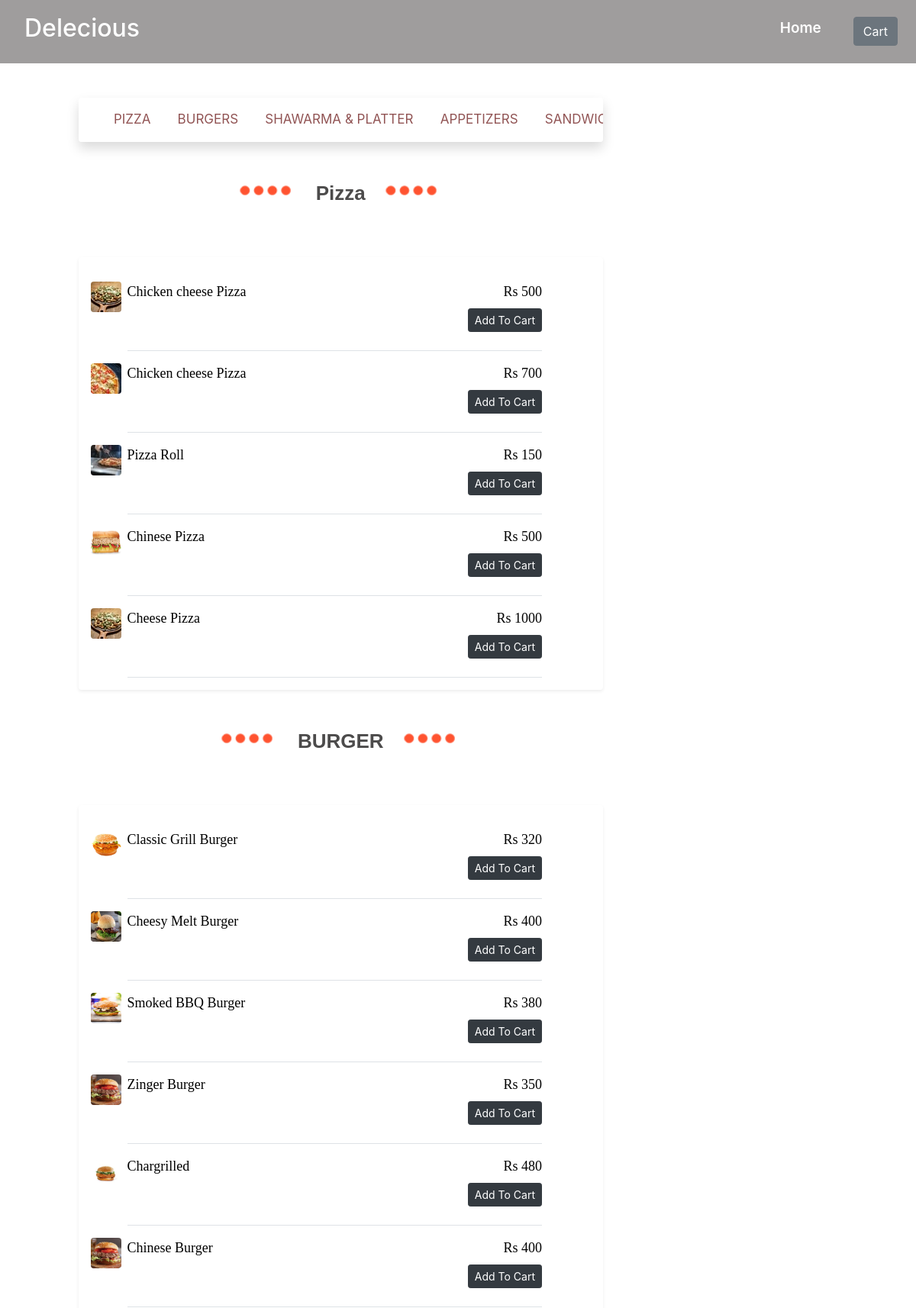
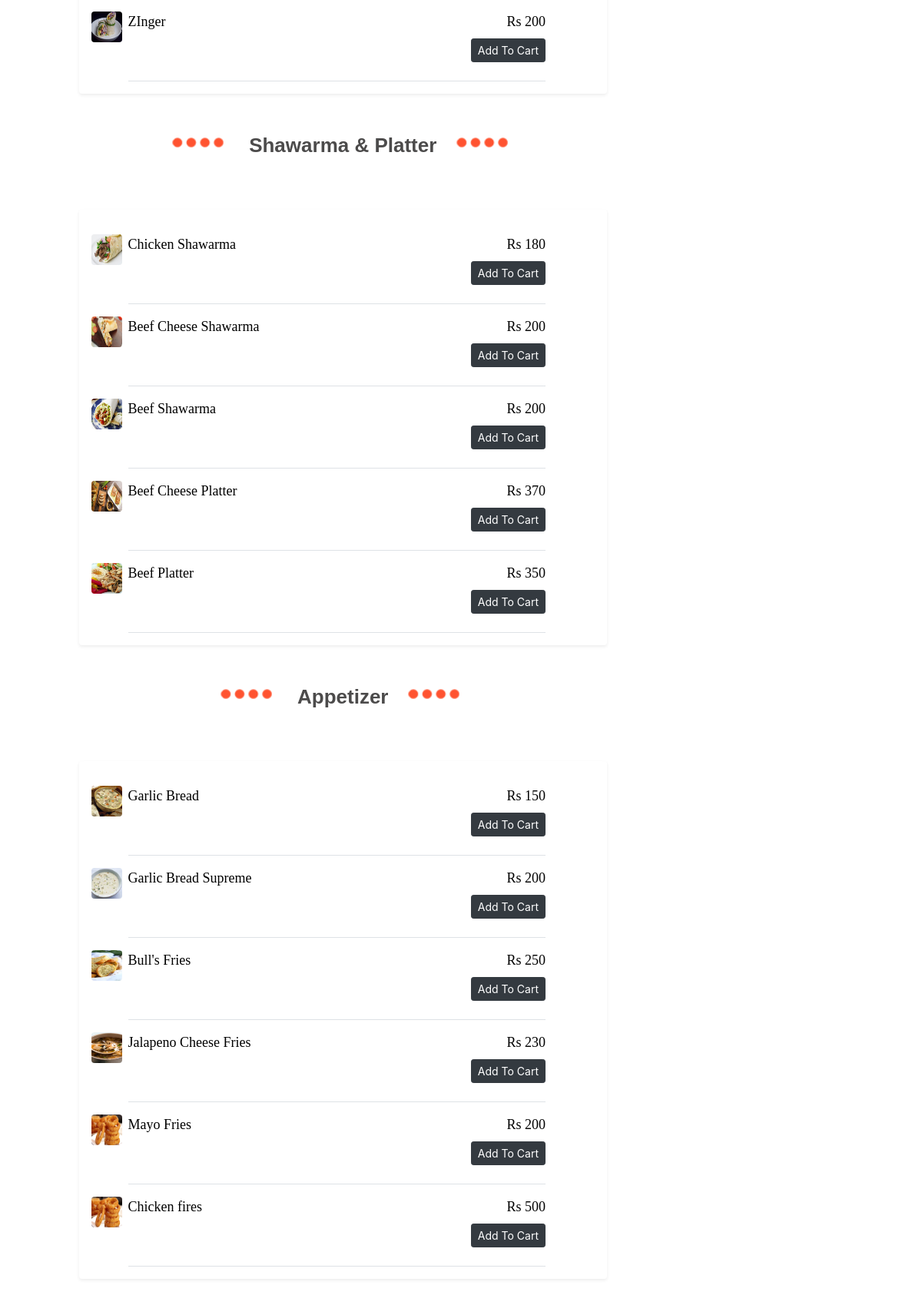
/order (upper part), run on the app's committed database (2 pictures, top to bottom).
### Home/models.py (models this page shows, shortened)
class Pizza(models.Model):
    id = models.AutoField(primary_key=True)
    Name = models.CharField(max_length=100)
    Price = models.IntegerField()
    img = models.ImageField(upload_to='pizza' )

class Burger(models.Model):
    id = models.AutoField(primary_key=True)
    Name = models.CharField(max_length=100)
    Price = models.IntegerField()
    img = models.ImageField(upload_to='Burger' )

class Shawarma_pltr(models.Model):
    id = models.AutoField(primary_key=True)
    Name = models.CharField(max_length=100)
    Price = models.IntegerField()
    img = models.ImageField(upload_to='Shwarma-pltr' )

class Appetizer(models.Model):
    id = models.AutoField(primary_key=True)
    Name = models.CharField(max_length=100)
    Price = models.IntegerField()
    img = models.ImageField(upload_to='Appetizer' )

### Home/views.py (the view)
# urls.py: path('order',  views.order , name = "order" ) ,
def order(request):
    pizaa = Pizza.objects.all()
    burgerr = Burger.objects.all()
    appetizer = Appetizer.objects.all()
    shawarma_pltr  = Shawarma_pltr.objects.all()
    sandwiche = Sandwiche.objects.all()
    pasta_Roll = Pasta_Roll.objects.all()
    para = {
        'piza' : pizaa ,
        'burger' : burgerr ,
        'appetizer' : appetizer,
        'shawarma_pltr' : shawarma_pltr ,
        'sandwiche' : sandwiche ,
        'pasta_Roll' : pasta_Roll ,
    }
    return render(request , 'order.html'  , para)

### templates/order.html (shortened to what this page needs)
{% extends 'base.html' %}
{% block body %}
{% load static %}
<div class="row ">
    <div class="col-md-7 order-1 offset-1 ">
        <div class="shadow scrollmenu  p-3 mb-5 bg-white rounded "
            style="position: sticky; top: 80px; margin-top: 8rem;">
            <a href="#pizza"> Pizza </a>
            <a href="#Burgers"> Burgers </a>
            <a href="#SP"> Shawarma & Platter </a>
            <a href="#Appetizer"> Appetizers </a>
            <a href="#Sandwiches"> Sandwiches</a>
        </div>
        <div class="d-flex justify-content-center mt-2" id="pizza">
            <img src="{% static 'Pizza/dots.png' %}" class="bd-placeholder-img  mr-2 rounded mt-2 " width="70"
                height="15" alt="Loading....">
            <p class="menu_title pl-4 pr-4"> Pizza </p>
            <img src="{% static 'Pizza/dots.png' %}" class="bd-placeholder-img  mr-2 rounded mt-2" width="70"
                height="15" alt="Loading....">
        </div>
        <div class=" p-3 bg-white rounded shadow-sm container my-5">
            {% for i in piza  %}
            <div class="media text-muted pt-3 " style="margin-right: 4rem;">
                <img src="/media/{{i.img}}" class="bd-placeholder-img  mr-2 rounded" width="40" height="40"
                    alt="Loading....">
                <div class="media-body pb-4 mb-0 small lh-125 border-bottom border-gray">
                    <div class="d-flex justify-content-between  w-100 menu_heading">
                        <span id="namepr{{i.id}}"> {{i.Name}} </span>
                        <div> Rs <span id="pricepr{{i.id}}"> {{i.Price}} </span> </div>
                    </div>
                    <div class="d-flex justify-content-end mt-2">
                        <span id="divpr{{i.id}}" class="divpr">
                            <button id="pr{{i.id}}" class="btn btn-dark btn-sm cart">Add To Cart</button>
                        </span>
                    </div>
                </div>
            </div>
            {% endfor %}
        </div>
        <div class="d-flex justify-content-center mt-2" id="Burgers">
            <img src="{% static 'Pizza/dots.png' %}" class="bd-placeholder-img  mr-2 rounded mt-2 " width="70"
                height="15" alt="Loading....">
            <p class="menu_title pl-4 pr-4"> BURGER </p>
            <img src="{% static 'Pizza/dots.png' %}" class="bd-placeholder-img  mr-2 rounded mt-2" width="70"
                height="15" alt="Loading....">
        </div>
        <div class=" p-3 bg-white rounded shadow-sm container my-5">
            {% for i in burger  %}
            <div class="media text-muted pt-3 " style="margin-right: 4rem;">
                <img src="/media/{{i.img}}" class="bd-placeholder-img  mr-2 rounded" width="40" height="40"
                    alt="Loading....">
                <div class="media-body pb-4 mb-0 small lh-125 border-bottom border-gray">
                    <div class="d-flex justify-content-between  w-100 menu_heading">
                        <span id="namebrger{{i.id}}"> {{i.Name}} </span>
                        <div> Rs <span id="pricebrger{{i.id}}"> {{i.Price}} </span> </div>
                    </div>
                    <div class="d-flex justify-content-end mt-2">
                        <span id="divbrger{{i.id}}" class="divpr">
                            <button id="brger{{i.id}}" class="btn btn-dark btn-sm cart">Add To Cart</button>
                        </span>
                    </div>
                </div>
            </div>
            {% endfor %}
        </div>
        <div class="d-flex justify-content-center mt-2" id="SP">
            <img src="{% static 'Pizza/dots.png' %}" class="bd-placeholder-img  mr-2 rounded mt-2 " width="70"
                height="15" alt="Loading....">
            <p class="menu_title pl-4 pr-4"> Shawarma & Platter </p>
            <img src="{% static 'Pizza/dots.png' %}" class="bd-placeholder-img  mr-2 rounded mt-2" width="70"
                height="15" alt="Loading....">
        </div>
        <div class=" p-3 bg-white rounded shadow-sm container my-5">
            {% for i in shawarma_pltr %}
            <div class="media text-muted pt-3 " style="margin-right: 4rem;">
                <img src="/media/{{i.img}}" class="bd-placeholder-img  mr-2 rounded" width="40" height="40"
                    alt="Loading....">
                <div class="media-body pb-4 mb-0 small lh-125 border-bottom border-gray">
                    <div class="d-flex justify-content-between  w-100 menu_heading">
                        <span id="nameshwar{{i.id}}"> {{i.Name}} </span>
                        <div> Rs <span id="priceshwar{{i.id}}"> {{i.Price}} </span> </div>
                    </div>
                    <div class="d-flex justify-content-end mt-2">
                        <span id="divshwar{{i.id}}" class="divpr">
                            <button id="shwar{{i.id}}" class="btn btn-dark btn-sm cart">Add To Cart</button>
                        </span>
                    </div>
                </div>
            </div>
            {% endfor %}
        </div>
        <div class="d-flex justify-content-center mt-2" id="Appetizer">
            <img src="{% static 'Pizza/dots.png' %}" class="bd-placeholder-img  mr-2 rounded mt-2 " width="70"
                height="15" alt="Loading....">
            <p class="menu_title pl-4 pr-4"> Appetizer</p>
            <img src="{% static 'Pizza/dots.png' %}" class="bd-placeholder-img  mr-2 rounded mt-2" width="70"
                height="15" alt="Loading....">
        </div>
        <div class=" p-3 bg-white rounded shadow-sm container my-5">
            {% for i in appetizer %}
            <div class="media text-muted pt-3 " style="margin-right: 4rem;">
                <img src="/media/{{i.img}}" class="bd-placeholder-img  mr-2 rounded" width="40" height="40"
                    alt="Loading....">
                <div class="media-body pb-4 mb-0 small lh-125 border-bottom border-gray">
                    <div class="d-flex justify-content-between  w-100 menu_heading">
                        <span id="nameapitzr{{i.id}}"> {{i.Name}} </span>
                        <div> Rs <span id="priceapitzr{{i.id}}"> {{i.Price}} </span> </div>
                    </div>
                    <div class="d-flex justify-content-end mt-2">
                        <span id="divapitzr{{i.id}}" class="divpr">
                            <button id="apitzr{{i.id}}" class="btn btn-dark btn-sm cart">Add To Cart</button>
                        </span>
                    </div>
                </div>
            </div>
            {% endfor %}
        </div>
    </div>
</div>
{% endblock body %}

### templates/base.html (shortened to what this page needs)
<!DOCTYPE html>
<html lang="en">
<head>
  {% load static %}
  <link rel="stylesheet" href="{% static 'css/bootstrap.css' %}">
  <link rel="stylesheet" href="{% static 'css/custom.css' %}">
</head>
<body>
  <nav class="navbar navbar-expand-md fixed-top">
    <a class=" navbar-brand text-white ml-3 h1" href="#">Delecious</a>
    <ul class="navbar-nav ml-auto">
      <li class="nav-item active h1 "> <a class="nav-link " href="/"> Home </a> </li>
    </ul>
    <button class="btn btn-secondary mx-2" id="popcart" >
       Cart
    </button>
  </nav>
  {% block body %}
  {% endblock body %}
  <br><br><br><br><br><br>
  {% load static %}
</body>
</html>

### static/css/custom.css (style rules this page uses)
html { scroll-behavior: smooth; }
ul { margin-right: 1rem;; }
.navbar-brand { font-size: 2rem; }
ul li { padding: 10px; }
ul li a { color:white !important; padding: 10px; }
.navbar-nav a { font-size: 19px; font-weight: 600; }
.navbar { background-color: rgba(15, 12, 12 , 0.4 ); }

### templates/order.html (style rules this page uses)
div.scrollmenu { text-align: center; overflow: auto; white-space: nowrap; }
.scrollmenu a { color: rgb(145, 84, 84); font-size: 17px; padding-left: 1.9rem; text-transform: uppercase; }
.menu_heading { font-size: 18px; color: black; font-family: Georgia, 'Times New Roman', Times, serif; }
.menu_title { font-size: 26px; font-weight: bold; color: #4c4b4b; font-family: 'Trebuchet MS', 'Lucida Sans Unicode', 'Lucida Grande', 'Lucida Sans', Arial, sans-serif }

### data on the page
Pizza: img (picture), Name "Chicken cheese Pizza", Price "500"
Pizza: img (picture), Name "Chicken cheese Pizza", Price "700"
Pizza: img (picture), Name "Pizza Roll", Price "150"
Pizza: img (picture), Name "Chinese Pizza", Price "500"
Pizza: img (picture), Name "Cheese Pizza", Price "1000"
Burger: img (picture), Name "Classic Grill Burger", Price "320"
Burger: img (picture), Name "Cheesy Melt Burger", Price "400"
Burger: img (picture), Name "Smoked BBQ Burger", Price "380"
Burger: img (picture), Name "Zinger Burger", Price "350"
Burger: img (picture), Name "Chargrilled", Price "480"
Burger: img (picture), Name "Chinese Burger", Price "400"
Burger: img (picture), Name "ZInger", Price "200"
Shawarma_pltr: img (picture), Name "Chicken Shawarma", Price "180"
Shawarma_pltr: img (picture), Name "Beef Cheese Shawarma", Price "200"
Shawarma_pltr: img (picture), Name "Beef Shawarma", Price "200"
Shawarma_pltr: img (picture), Name "Beef Cheese Platter", Price "370"
Shawarma_pltr: img (picture), Name "Beef Platter", Price "350"
Appetizer: img (picture), Name "Garlic Bread", Price "150"
Appetizer: img (picture), Name "Garlic Bread Supreme", Price "200"
Appetizer: img (picture), Name "Bull's Fries", Price "250"
Appetizer: img (picture), Name "Jalapeno Cheese Fries", Price "230"
Appetizer: img (picture), Name "Mayo Fries", Price "200"
Appetizer: img (picture), Name "Chicken fires", Price "500"
